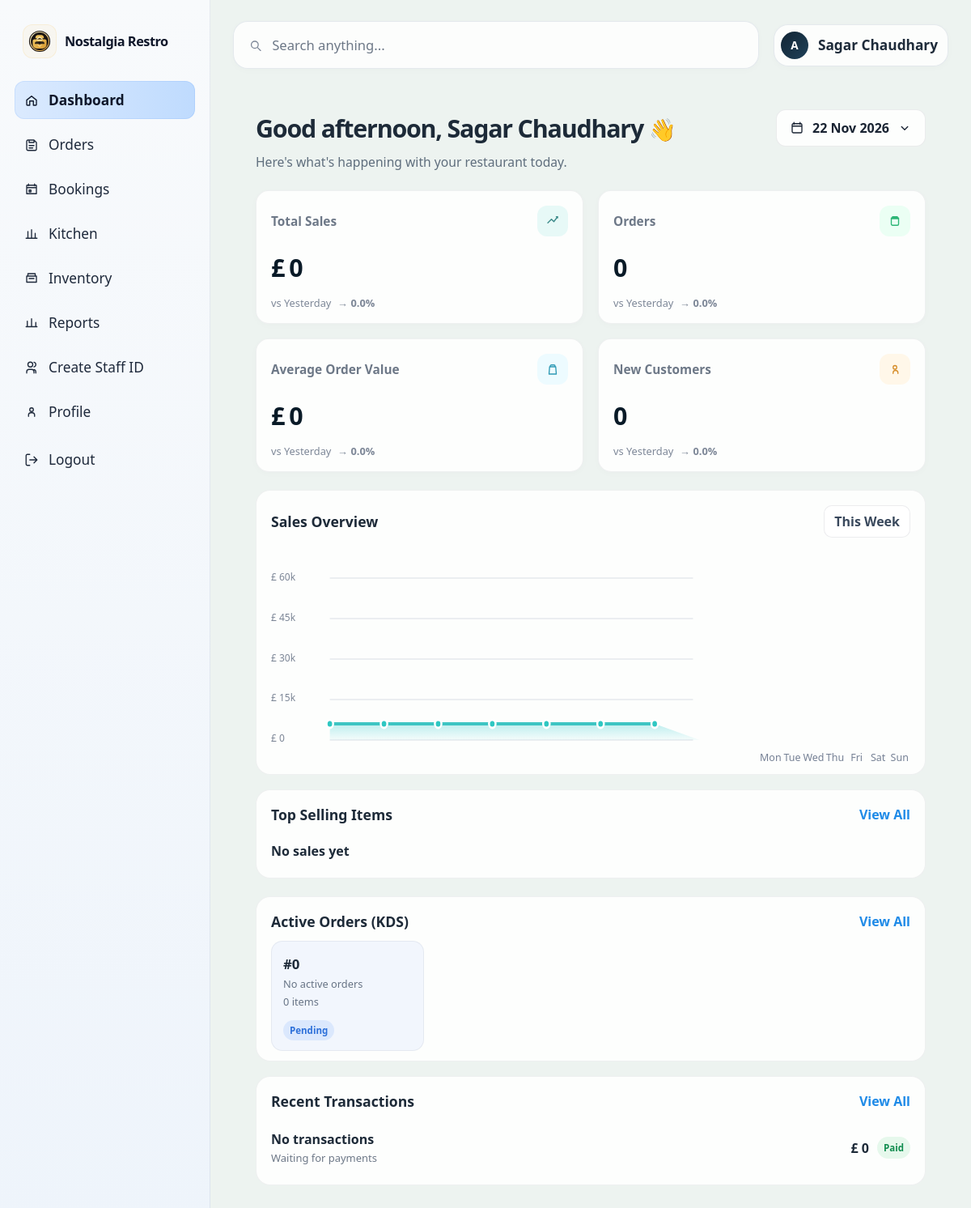
The app's page / (signed in), older data.
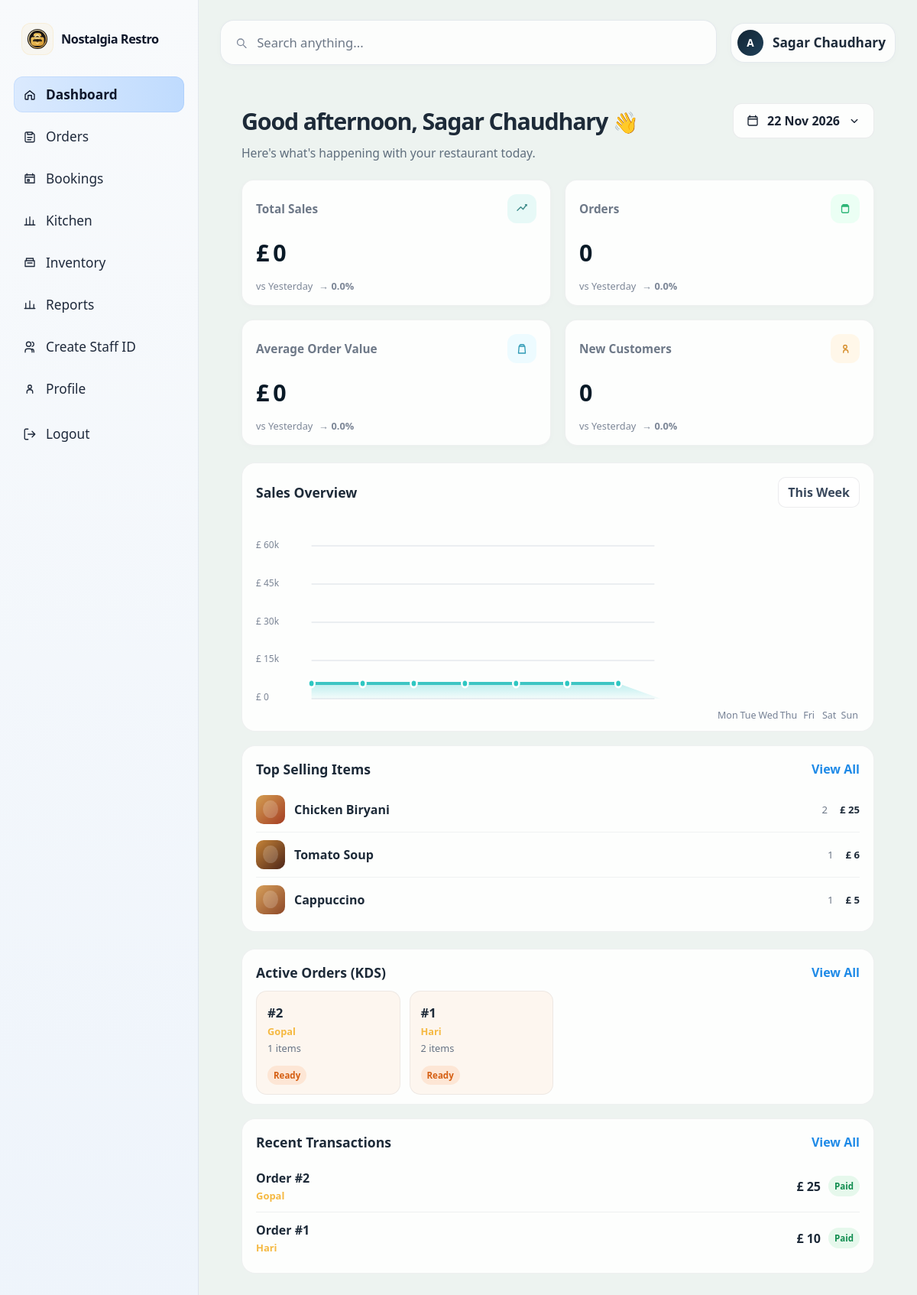
The same page, newer data.
### restaurant/models.py (models this page shows, shortened)
class MenuItem(models.Model):
    CATEGORY_CHOICES = [
        ("indian", "Indian Cuisine"),
        ("nepali", "Nepali Cuisine"),
        ("british", "British Cuisine"),
        ("italian", "Italian Cuisine"),
        ("fast_food", "Fast Food & Starters"),
        ("dessert", "Desserts"),
        ("starter", "Starter"),
        ("main", "Main Course"),
        ("beverage", "Beverage"),
    ]
    name = models.CharField(max_length=100)
    description = models.TextField(blank=True)
    category = models.CharField(max_length=20, choices=CATEGORY_CHOICES, default="main")
    price = models.DecimalField(max_digits=8, decimal_places=2)
    is_available = models.BooleanField(default=True)
    class Meta:
        ordering = ["category", "name"]

class Order(models.Model):
    ORDER_TYPE_CHOICES = [
        ("dine_in", "Dine In"),
        ("takeaway", "Takeaway"),
    ]
    STATUS_CHOICES = [
        ("pending", "Pending"),
        ("preparing", "Preparing"),
        ("ready", "Ready"),
    ]
    customer_name = models.CharField(max_length=120, default="Walk-in Customer")
    order_type = models.CharField(max_length=20, choices=ORDER_TYPE_CHOICES, default="dine_in")
    table_number = models.PositiveIntegerField(null=True, blank=True)
    status = models.CharField(max_length=20, choices=STATUS_CHOICES, default="pending")
    notes = models.TextField(blank=True)
    created_at = models.DateTimeField(auto_now_add=True)
    total_amount = models.DecimalField(max_digits=10, decimal_places=2, default=0)
    class Meta:
        ordering = ["-created_at"]

class Payment(models.Model):
    METHOD_CHOICES = [
        ("cash", "Cash"),
        ("qr", "QR Payment"),
        ("card", "Card"),
    ]
    order = models.OneToOneField(Order, on_delete=models.CASCADE, related_name="payment")
    payment_method = models.CharField(max_length=20, choices=METHOD_CHOICES, default="cash")
    amount = models.DecimalField(max_digits=10, decimal_places=2)
    paid_at = models.DateTimeField(default=timezone.now)

### restaurant/views.py (the view)
        def wrapped_view(request, *args, **kwargs):
            if not request.user.is_authenticated:
                return redirect("login")
            if not request.user.is_active:
                return redirect("login")
            if roles and request.user.role not in roles:
                messages.warning(request, "You do not have permission to access that page.")
                return redirect("dashboard")
            return view_func(request, *args, **kwargs)

### restaurant/utils.py (called while the page is built)
def _get_daily_revenue(history_days=90, end_date=None):
    if end_date is None:
        end_date = timezone.now().date()
    start_date = end_date - timedelta(days=history_days)
    payments = Payment.objects.filter(paid_at__date__gte=start_date, paid_at__date__lte=end_date).order_by("paid_at")
    daily_totals = defaultdict(Decimal)
    for payment in payments:
        daily_totals[payment.paid_at.date()] += payment.amount
    ordered_dates = [start_date + timedelta(days=offset) for offset in range(history_days + 1)]
    revenue_by_day = {day: float(daily_totals.get(day, Decimal("0"))) for day in ordered_dates}
    return revenue_by_day

def _chart_points(series, width=620, height=240, padding=30):
    values = [float(point["value"]) for point in series]
    if not values:
        return []
    max_value = max(values) if max(values) > 0 else 1
    points = []
    for index, point in enumerate(series):
        x = padding + (index * (width - (padding * 2)) / max(len(series) - 1, 1))
        y = height - padding - ((float(point["value"]) / max_value) * (height - (padding * 2)))
        points.append({**point, "x": x, "y": y})
    return points

### restaurant/templates/restaurant/dashboard_admin.html (shortened to what the changed rows need)
{% extends 'restaurant/base.html' %}
{% load static %}
{% block content %}
  <main class="dashboard-body">
        <div class="dashboard-topline">
          {% now "G" as current_hour %}
          <h1>
            {% if current_hour|add:"0" < 12 %}
              Good morning,
            {% elif current_hour|add:"0" < 18 %}
              Good afternoon,
            {% else %}
              Good evening,
            {% endif %}
            {{ user.get_full_name|default:user.username }} <span>👋</span>
          </h1>
        </div>
        <section class="analytics-grid">
          <article class="panel sales-panel">
            <div class="panel-head"><h2>Sales Overview</h2><button type="button" class="dropdown-button">This Week</button></div>
            <div class="sales-chart" aria-label="Sales trend chart">
              <div class="x-axis-labels">
                {% for point in sales_data %}<span>{{ point.label }}</span>{% endfor %}
              </div>
            </div>
          </article>
          <article class="panel top-items-panel">
            <div class="panel-head"><h2>Top Selling Items</h2><a href="{% url 'top_selling_items' %}">View All</a></div>
            <ul class="top-items">
              {% for item in top_items %}
                <li>
                  <div class="food-name">
                    <span class="food-thumb {% cycle 'pizza' 'biryani' 'burger' 'pasta' 'dosa' %}"></span>
                    <span>{{ item.display_name }}</span>
                  </div>
                  <div class="food-metrics"><span>{{ item.quantity }}</span><strong>£ {{ item.revenue|floatformat:0 }}</strong></div>
                </li>
              {% empty %}
                <li><div class="food-name"><span>No sales yet</span></div></li>
              {% endfor %}
            </ul>
          </article>
        </section>
        <section class="bottom-grid">
          <article class="panel orders-panel">
            <div class="panel-head"><h2>Active Orders (KDS)</h2><a href="{% url 'active_orders' %}">View All</a></div>
            <div class="orders-row">
              {% for order in active_orders %}
                {% if order.status == 'pending' %}
                  <div class="order-card pending">
                {% elif order.status == 'preparing' %}
                  <div class="order-card preparing">
                {% else %}
                  <div class="order-card cooking">
                {% endif %}
                  <div class="order-number">#{{ order.pk }}</div>
                  <div class="order-meta"><a href="{% url 'profile' %}" class="customer-link">{{ order.customer_name }}</a></div>
                  <div class="order-meta">{{ order.items.count }} items</div>
                  <span class="order-status">{{ order.get_status_display }}</span>
                </div>
              {% empty %}
                <div class="order-card pending"><div class="order-number">#0</div><div class="order-meta">No active orders</div><div class="order-meta">0 items</div><span class="order-status">Pending</span></div>
              {% endfor %}
            </div>
          </article>
          <article class="panel transactions-panel">
            <div class="panel-head"><h2>Recent Transactions</h2><a href="{% url 'all_transactions' %}">View All</a></div>
            <ul class="transaction-list">
              {% for payment in recent_payments %}
                <li>
                  <div class="transaction-meta"><strong>Order #{{ payment.order.pk }}</strong><span><a href="{% url 'profile' %}" class="customer-link">{{ payment.order.customer_name }}</a></span></div>
                  <div class="transaction-amount">£ {{ payment.amount|floatformat:0 }}</div>
                  <span class="transaction-status paid">Paid</span>
                </li>
              {% empty %}
                <li><div class="transaction-meta"><strong>No transactions</strong><span>Waiting for payments</span></div><div class="transaction-amount">£ 0</div><span class="transaction-status paid">Paid</span></li>
              {% endfor %}
            </ul>
          </article>
        </section>
      </main>
  </main>
{% endblock %}

Row changes from the older to the newer data that the page shows:
now on this page (row unchanged): MenuItem: display_name "Chicken Biryani", quantity "2", revenue "25"
now on this page (row unchanged): MenuItem: display_name "Tomato Soup", quantity "1", revenue "6"
now on this page (row unchanged): MenuItem: display_name "Cappuccino", quantity "1", revenue "5"
added Order: pk "2", customer_name "Gopal", items.count "1", status "Ready"
added Order: pk "1", customer_name "Hari", items.count "2", status "Ready"
added Payment: order.pk "2", order.customer_name "Gopal", amount "25"
added Payment: order.pk "1", order.customer_name "Hari", amount "10"
Text that changed along with them:
text no longer shown: "No sales yet #0 No active orders 0 items Pending No transactions Waiting for payments £ 0 Paid"
